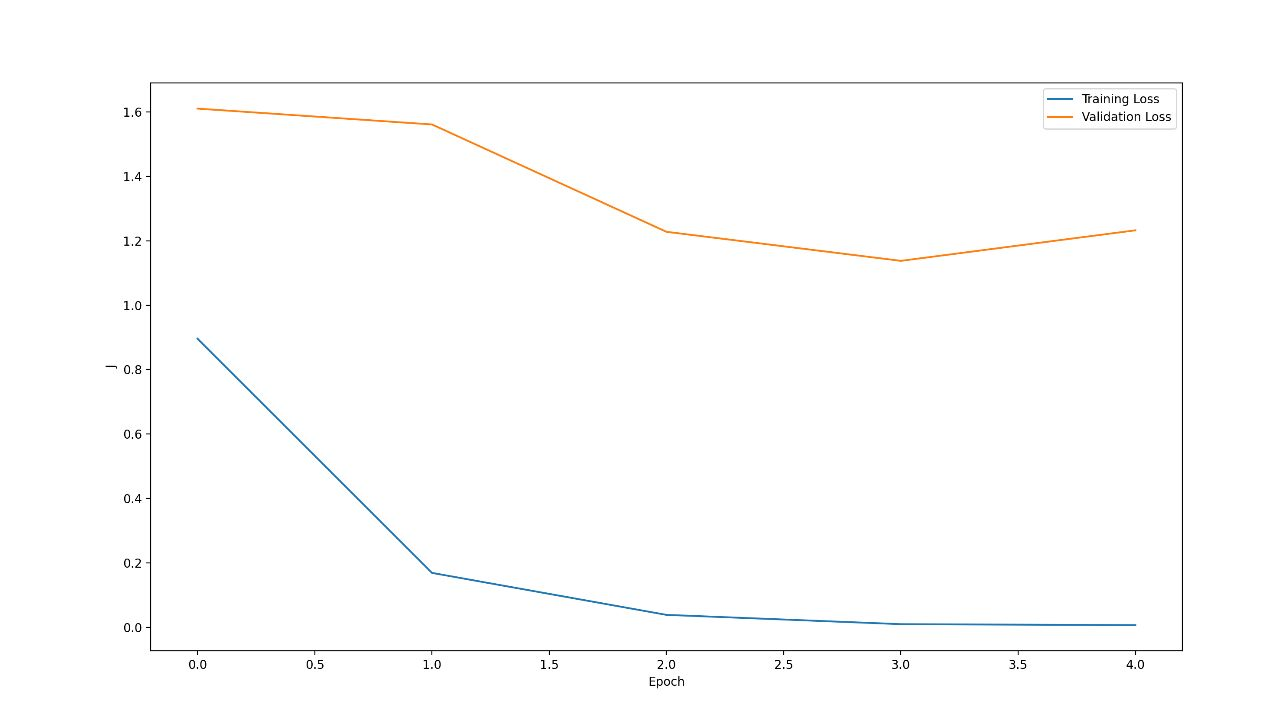
#> input picture bacth_4k_100.jpg, 1280 x 718 px
$ python -i image_preprocessing_windows.py   (imports and definitions only)
#> lines starting #> are read from the running program, lines starting #| are printed output that depends on the picture; after the words box and inside, x2 and y2 are one past the last pixel; in counts of white or black regions, pixels touching at a corner belong together
#> in preprocess_image, img is the input picture: shape (718, 1280, 3); mean B, G, R 252.9, 253.1, 253.1
# %%
import pandas as pd
import numpy as np
import matplotlib.pyplot as plt
import os
import re

# %%
# [1 line that did not run here, left out]

# %%
# [1 line that did not run here, left out]

# %%
# [1 line that did not run here, left out]

# %%
# [1 line not run here, left out]

# %% [markdown]
# Creating a different df to store disease risk column for the data

# %%
# [1 line that did not run here, left out]
# [1 line that did not run here, left out]
# [1 line that did not run here, left out]

# %%
# [18 lines not run here, left out]

# %%
# [1 line that did not run here, left out]
# [1 line that did not run here, left out]
# [1 line that did not run here, left out]
# [3 lines not run here, left out]

# %%
## removing the rows which have no diseases
# [1 line that did not run here, left out]
# [1 line that did not run here, left out]
# [1 line that did not run here, left out]

# %%
# [9 lines not run here, left out]

# %%
## adding the disease risk column to the train and eval data with ID as index
# [1 line that did not run here, left out]
# [1 line that did not run here, left out]
# [1 line that did not run here, left out]

# %%
# [1 line not run here, left out]

# %% [markdown]
# Im encode the image data,
# Subsampling the data.

# %%
## opening an image and converting it to numpy array
import cv2
import matplotlib.pyplot as plt

def crop_image_from_gray(img,tol=7):
#> called with tol = 7
    if img.ndim ==2:
        mask = img>tol
        return img[np.ix_(mask.any(1),mask.any(0))]
    elif img.ndim==3:
        gray_img = cv2.cvtColor(img, cv2.COLOR_RGB2GRAY)
        mask = gray_img>tol
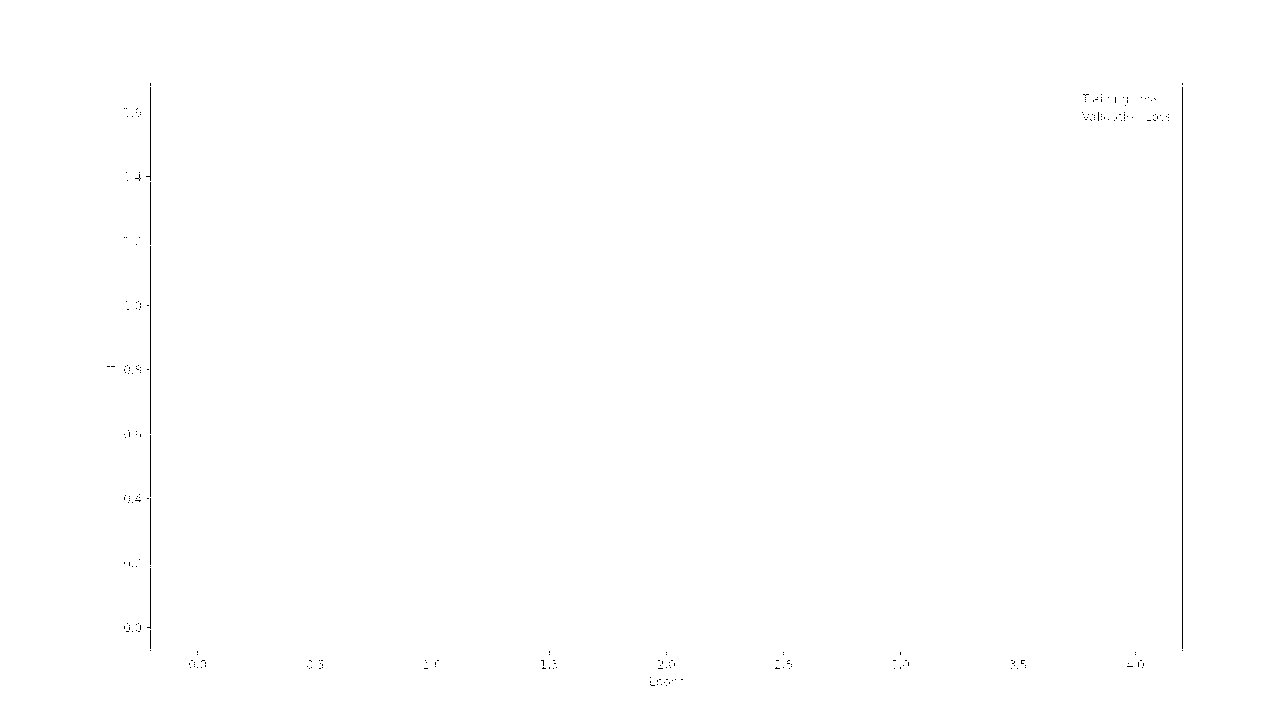
#> mask: shape (718, 1280) bool; 99.8% white; black in thin lines or dots, all inside (x1, y1, x2, y2) = (107, 83, 1183, 686)

        check_shape = img[:,:,0][np.ix_(mask.any(1),mask.any(0))].shape[0]
#> check_shape = 718
        if (check_shape == 0): # image is too dark so that we crop out everything,
            return img # return original image
        else:
            img1=img[:,:,0][np.ix_(mask.any(1),mask.any(0))]
            img2=img[:,:,1][np.ix_(mask.any(1),mask.any(0))]
            img3=img[:,:,2][np.ix_(mask.any(1),mask.any(0))]
            img = np.stack([img1,img2,img3],axis=-1)
        return img


def circle_crop(img):
    """
    Create circular crop around image centre
    """
    img = crop_image_from_gray(img)
    img = cv2.cvtColor(img, cv2.COLOR_BGR2RGB)

    height, width, depth = img.shape
#> height = 718; width = 1280; depth = 3

    x = int(width/2)
#> x = 640
    y = int(height/2)
#> y = 359
    r = np.amin((x,y))
#> r = 359

    circle_img = np.zeros((height, width), np.uint8)
    cv2.circle(circle_img, (x,y), int(r), 1, thickness=-1)
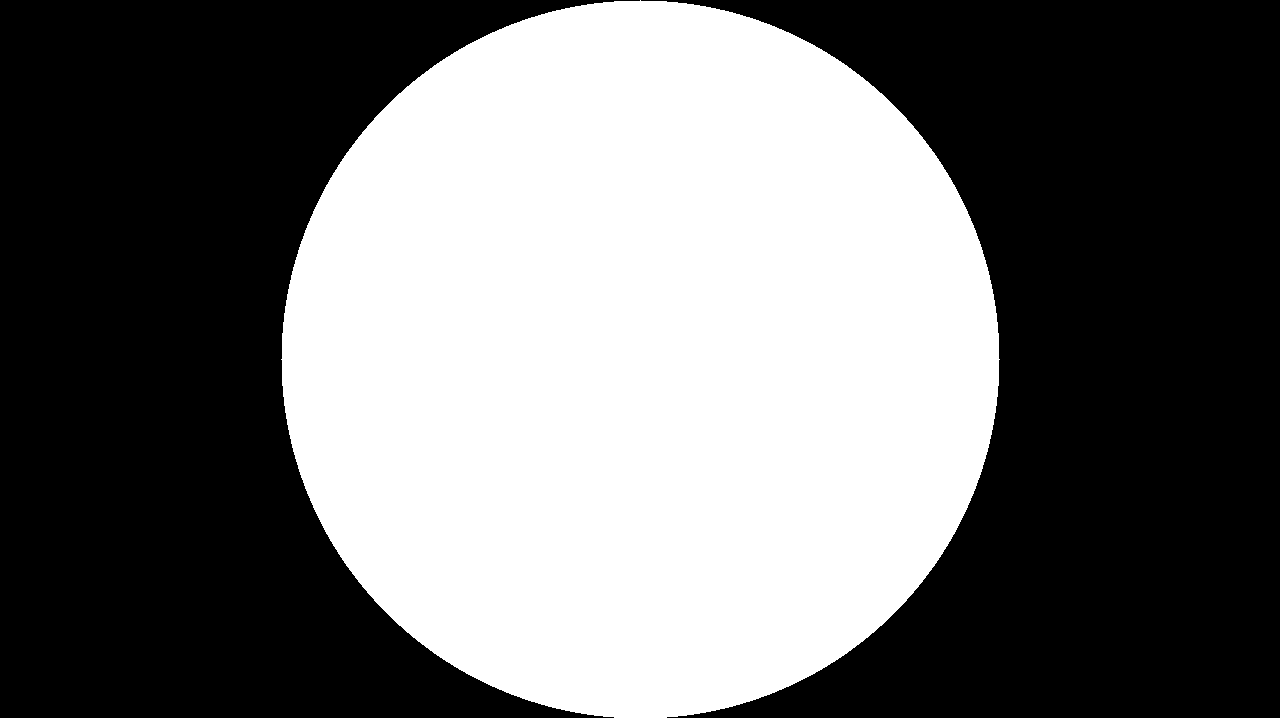
#> circle_img: shape (718, 1280); values 0 (black) and 1 (white), 44.1% white; 1 white region, box (x1, y1, x2, y2) and area: (281, 0, 1000, 718) 404840
    img = cv2.bitwise_and(img, img, mask=circle_img)
    img = crop_image_from_gray(img)
#> call 2 of crop_image_from_gray, with tol = 7
#> in crop_image_from_gray (call 2), `mask = gray_img>tol`: mask: shape (718, 1280) bool; 44% white; 1 white region, box (x1, y1, x2, y2) and area: (281, 0, 1000, 718) 404749
#> in crop_image_from_gray (call 2), `img1=img[:,:,0][np.ix_(mask.any(1),mask.any(0))]`:
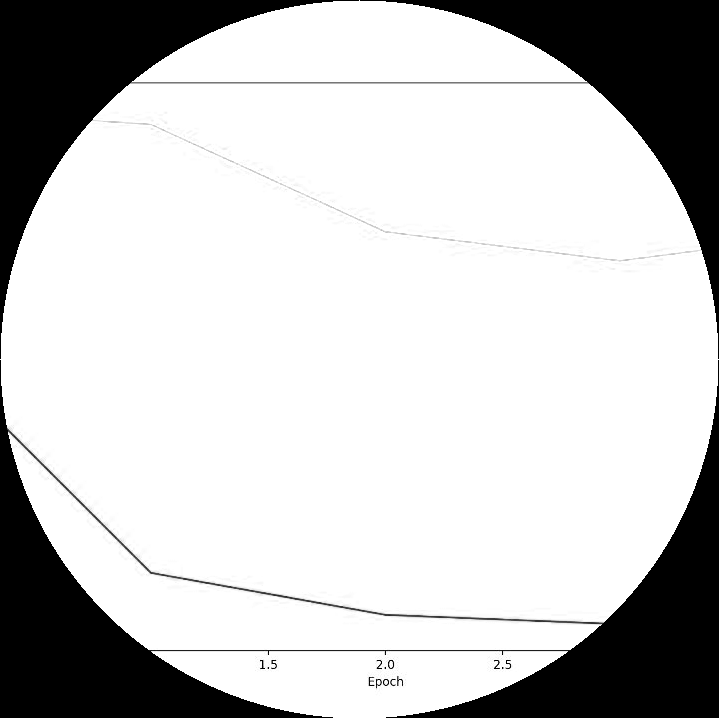
#> img1: shape (718, 719); min 0, max 255, mean 198.8
    img=cv2.addWeighted(img,4, cv2.GaussianBlur( img , (0,0) , 30) ,-4 ,128)
    return img

# [1 line not run here, left out]
# [1 line that did not run here, left out]
# [1 line that did not run here, left out]
# [1 line that did not run here, left out]
# [5 lines not run here, left out]

# %%
## size of the image in mb after preprocessing
import sys
# [1 line not run here, left out]

# %%
import os
import cv2
import numpy as np

def preprocess_image(file_path):
    img = cv2.imread(file_path)
    img = circle_crop(img)
    img = crop_image_from_gray(img)
#> call 3 of crop_image_from_gray, with tol = 7
#> in crop_image_from_gray (call 3), `mask = gray_img>tol`:
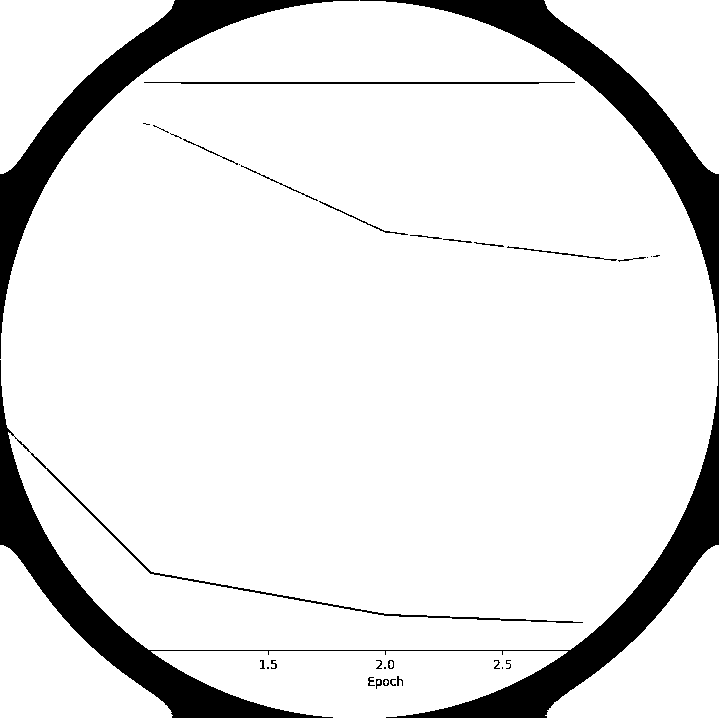
#> mask: shape (718, 719) bool; 89% white; 33 black regions (10 under 20 px), largest, box (x1, y1, x2, y2) and area: (0, 360, 719, 718) 28031, (360, 0, 719, 359) 13359, (0, 0, 359, 359) 13347
#> in crop_image_from_gray (call 3), `img1=img[:,:,0][np.ix_(mask.any(1),mask.any(0))]`:
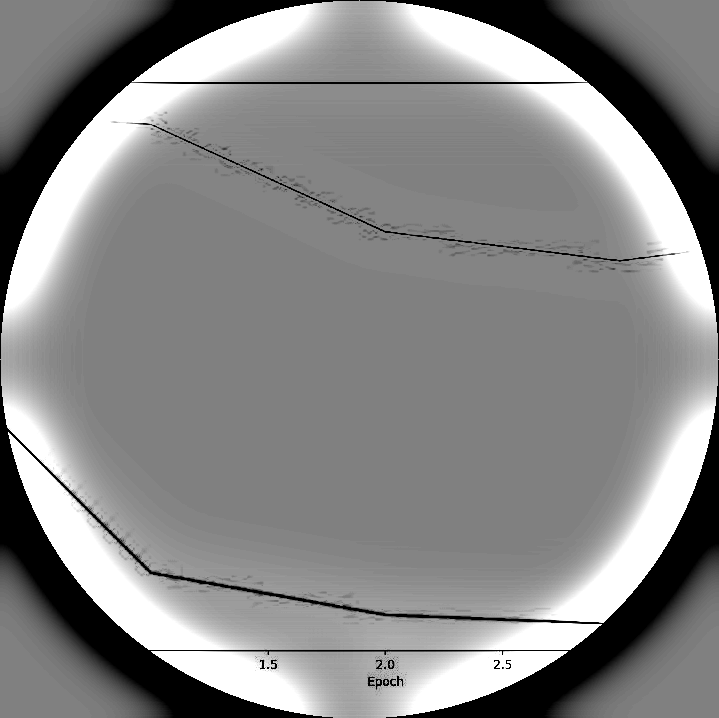
#> img1: shape (718, 719); min 0, max 255, mean 135
#> in crop_image_from_gray (call 3), `img3=img[:,:,2][np.ix_(mask.any(1),mask.any(0))]`:
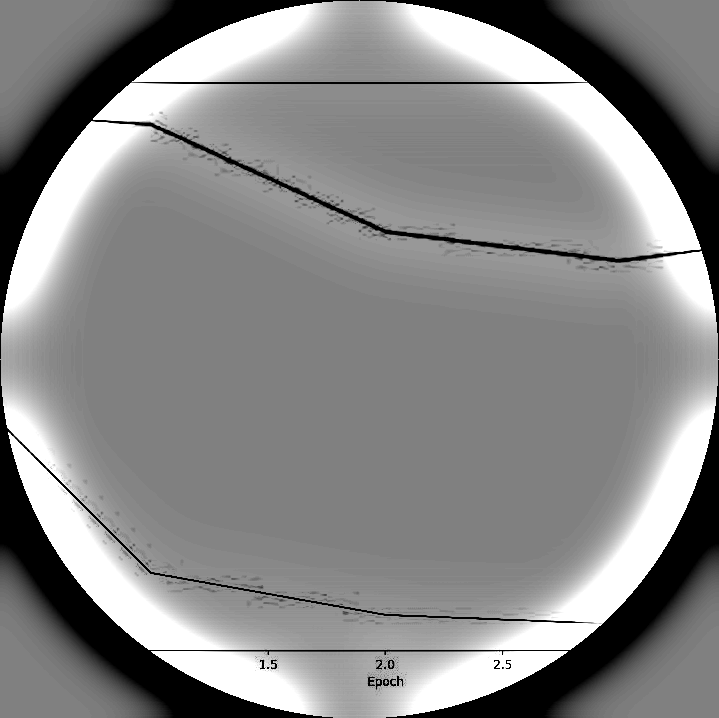
#> img3: shape (718, 719); min 0, max 255, mean 135.5
    img = cv2.resize(img, (64, 64))
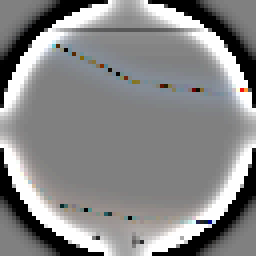
#> img: shape (64, 64, 3) (shown 4 times larger); mean R, G, B 135, 135.1, 135.5
    plt.imshow(img)
    return img

# %%
import os
## preprocessing the train images
output_path = '../data/Training_Set/preprocessed_numpy_64'
input_path = '../data/Training_Set/Training'
__location__ = os.path.realpath(
    os.path.join(os.getcwd(), os.path.dirname(os.path.abspath(''))))
# [4 lines not run here, left out]

# %%
## preprocessing the valdaition images
output_path = '../data/Evaluation_Set/preprocessed_eval_64'
input_path = '../data/Evaluation_Set/Validation'
__location__ = os.path.realpath(
    os.path.join(os.getcwd(), os.path.dirname(os.path.abspath(''))))
# [4 lines not run here, left out]

# %%
## preprocessing the valdaition images
output_path = '../data/Test_Set/preprocessed_test_64'
input_path = '../data/Test_Set/Test'
__location__ = os.path.realpath(
    os.path.join(os.getcwd(), os.path.dirname(os.path.abspath(''))))
# [4 lines not run here, left out]

# %%
file_loc = '../data/Training_Set/preprocessed_numpy_64/'

array = []
# [14 lines not run here, left out]

# %%
file_loc = '../data/Evaluation_Set/preprocessed_eval_64/'

array = []
# [10 lines not run here, left out]

# %%
file_loc = '../data/Test_Set/preprocessed_test_64/'

array = []
# [11 lines not run here, left out]

>>> result = preprocess_image('../bacth_4k_100.jpg')
